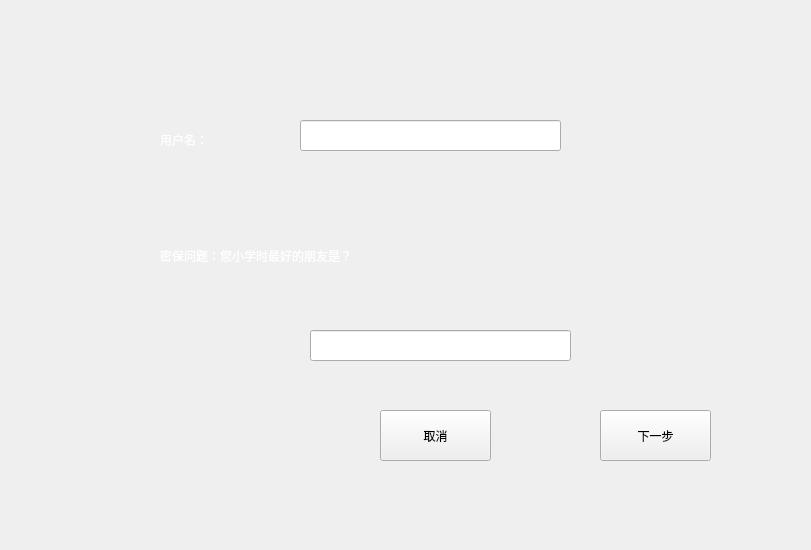
<?xml version="1.0" encoding="UTF-8"?>
<ui version="4.0">
 <class>forgetpass</class>
 <widget class="QWidget" name="forgetpass">
  <property name="geometry">
   <rect>
    <x>0</x>
    <y>0</y>
    <width>811</width>
    <height>550</height>
   </rect>
  </property>
  <property name="windowTitle">
   <string>Form</string>
  </property>
  <widget class="QLabel" name="label">
   <property name="geometry">
    <rect>
     <x>160</x>
     <y>119</y>
     <width>131</width>
     <height>41</height>
    </rect>
   </property>
   <property name="styleSheet">
    <string notr="true">color:rgb(255, 255, 255)</string>
   </property>
   <property name="text">
    <string>用户名：</string>
   </property>
  </widget>
  <widget class="QLineEdit" name="lineEdit">
   <property name="geometry">
    <rect>
     <x>300</x>
     <y>120</y>
     <width>261</width>
     <height>31</height>
    </rect>
   </property>
  </widget>
  <widget class="QLabel" name="label_2">
   <property name="geometry">
    <rect>
     <x>160</x>
     <y>220</y>
     <width>641</width>
     <height>71</height>
    </rect>
   </property>
   <property name="styleSheet">
    <string notr="true">color:rgb(255, 255, 255)</string>
   </property>
   <property name="text">
    <string>密保问题：您小学时最好的朋友是？</string>
   </property>
  </widget>
  <widget class="QLineEdit" name="lineEdit_2">
   <property name="geometry">
    <rect>
     <x>310</x>
     <y>330</y>
     <width>261</width>
     <height>31</height>
    </rect>
   </property>
  </widget>
  <widget class="QPushButton" name="pushButton">
   <property name="geometry">
    <rect>
     <x>380</x>
     <y>410</y>
     <width>111</width>
     <height>51</height>
    </rect>
   </property>
   <property name="text">
    <string>取消</string>
   </property>
  </widget>
  <widget class="QPushButton" name="pushButton_2">
   <property name="geometry">
    <rect>
     <x>600</x>
     <y>410</y>
     <width>111</width>
     <height>51</height>
    </rect>
   </property>
   <property name="text">
    <string>下一步</string>
   </property>
  </widget>
 </widget>
 <resources/>
 <connections/>
</ui>
